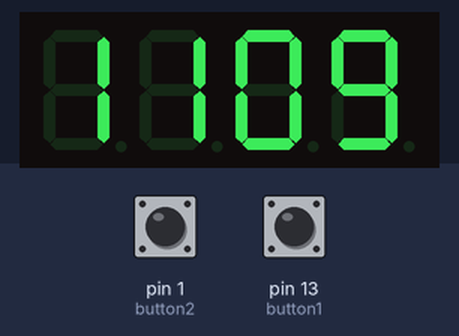
A sketch run on a simulated Arduino Uno, built with avr-gcc and run on an emulated ATmega328P. Parts: 4-digit seven-segment display. Wiring (inferred from the names in the program): 4-digit 7-segment display, segments lit when LOW: segments pin 2, pin 3, pin 4, pin 5, pin 6, pin 7, pin 8; digit selects pin 12, pin 11, pin 10, pin 9. Inputs (shaded band) come from the test bench; at power-on: pin 13 (button1) LOW, pin 1 (button2) LOW. The segment pins are drawn as the display they are named for.

Above: at 1.2 s.
1.3 s: pin 13 (button1) pulled HIGH for 1 s
At 3.5 s:
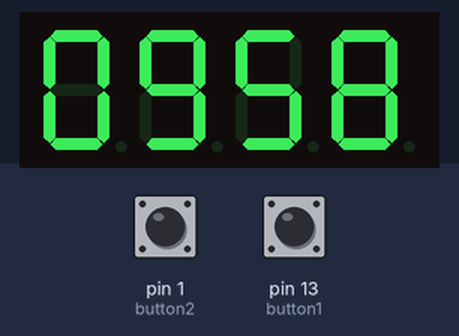
3.8 s: pin 13 (button1) pulled HIGH for 0.15 s
At 4.8 s:
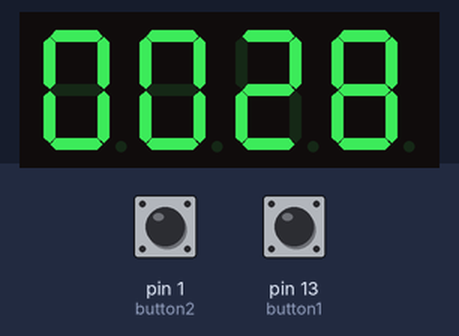
Timing chart, 0 to 6.8 s (numbered marks = the images above; inputs shaded):
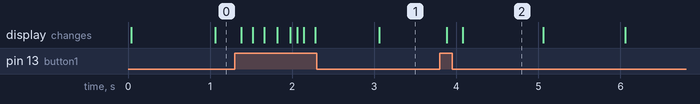

The sketch:

clock_timer.ino
```cpp
// For interrupt timer
int timer1_counter;

int button1 = 13;
int button2 = 1;

int val1 = 0;
int val2 = 0;
int secondsOverload = 0;

// Giving all of the 7-Segment-Array pin numbers
// For easier code reading
int a = 2;
int b = 3;
int c = 4;
int d = 5;
int e = 6;
int f = 7;
int g = 8;

// For button
int dMode = 0;
long button1Timer = 0;
boolean bTimer1 = LOW;
long buttonDelay = 150;

// Our array with numbers to show on the 7-Segment-Display
  int dtabNums[4] = {1,1,1,1};

// Tab which digits are which pins
  int dtabDigit[4] = {12,11,10,9};

// Also, we need to know which one to activate now
int digitOn = 0;

void setup() {

  // Settings for timer interrupt
 // initialize timer1
  noInterrupts();           // disable all interrupts
  TCCR1A = 0;
  TCCR1B = 0;
  TCNT1 = 0;

  OCR1A = 15624;
  TCCR1B |= (1 << WGM12);

  TCCR1B |= (1 << CS12) | (1 << CS10);
  TIMSK1 |= (1 << OCIE1A);


  // Pins for selecting which digit is displayed
  pinMode(12, OUTPUT);
  pinMode(11, OUTPUT);
  pinMode(10, OUTPUT);
  pinMode(9, OUTPUT);

  // Our outputs for specific 7-segment fragments
  pinMode(a, OUTPUT);
  pinMode(b, OUTPUT);
  pinMode(c, OUTPUT);
  pinMode(d, OUTPUT);
  pinMode(e, OUTPUT);
  pinMode(f, OUTPUT);
  pinMode(g, OUTPUT);

  // Button
  pinMode(button1, INPUT);
  pinMode(button2, INPUT);

  interrupts();             // enable all interrupts
}

void loop() {

  // Read buttons
  val1 = digitalRead(button1);
  val2 = digitalRead(button2);

  // If button pressed
  if(val1 == HIGH){

    if((millis() - button1Timer) > buttonDelay){
      bTimer1 = LOW;
      button1Timer = millis();
    }

    if(bTimer1 == LOW){
      bTimer1 = HIGH;
      dMode++;
      setTimer();
      changeTime();
      secondsOverload = 0;
    }
  }

  if(val2 == HIGH){
      // Another button usage! Unused!
  }

  // --------- Drawing Logic -----------\\
  // If last digit was displayed, back to the first
  if(digitOn > 3) digitOn = 0;

  // enable x digit, its incremented each loop
   digitalWrite(dtabDigit[digitOn], HIGH);

 // Change our array with time (hour/minutes or minutes/seconds)
 // we are changing it to output combinations
 // And of course we are using current digit for the number from array.
   changeNumbersToPins(dtabNums[digitOn]);

 // We delay 5 miliseconds, to be able to see all 4 numbers.
 // If we use higher value, we will see flickering
   delay(5);

 // After that, disable the digit, to show next number on next digit.
   digitalWrite(dtabDigit[digitOn], LOW);

    // Here is the logic for timer
    // Good luck reading it

  // We display next digit in next cycle.
  // Not sure if we wont need to check for specific time.
  digitOn++;
}


// Function for changing number to its output combination
// So it transformes 0 to 0000001-0
// Additional zero is for the LFD039BSR-109 7-segment-display,
// it uses additional pin, for e segment of first digit
// Zeroes are ON, cause its common anode display

void changeNumbersToPins(int n){
  switch(n){
    case 0:
    digitalWrite(a, LOW);
    digitalWrite(b, LOW);
    digitalWrite(c, LOW);
    digitalWrite(d, LOW);
    digitalWrite(e, LOW);
    digitalWrite(f, LOW);
    digitalWrite(g, HIGH);
    break;

    case 1:
    digitalWrite(a, HIGH);
    digitalWrite(b, LOW);
    digitalWrite(c, LOW);
    digitalWrite(d, HIGH);
    digitalWrite(e, HIGH);
    digitalWrite(f, HIGH);
    digitalWrite(g, HIGH);
    break;

    case 2:
    digitalWrite(a, LOW);
    digitalWrite(b, LOW);
    digitalWrite(c, HIGH);
    digitalWrite(d, LOW);
    digitalWrite(e, LOW);
    digitalWrite(f, HIGH);
    digitalWrite(g, LOW);
    break;

    case 3:
    digitalWrite(a, LOW);
    digitalWrite(b, LOW);
    digitalWrite(c, LOW);
    digitalWrite(d, LOW);
    digitalWrite(e, HIGH);
    digitalWrite(f, HIGH);
    digitalWrite(g, LOW);
    break;

    case 4:
    digitalWrite(a, HIGH);
    digitalWrite(b, LOW);
    digitalWrite(c, LOW);
    digitalWrite(d, HIGH);
    digitalWrite(e, HIGH);
    digitalWrite(f, LOW);
    digitalWrite(g, LOW);
    break;

    case 5:
    digitalWrite(a, LOW);
    digitalWrite(b, HIGH);
    digitalWrite(c, LOW);
    digitalWrite(d, LOW);
    digitalWrite(e, HIGH);
    digitalWrite(f, LOW);
    digitalWrite(g, LOW);
    break;

    case 6:
    digitalWrite(a, LOW);
    digitalWrite(b, HIGH);
    digitalWrite(c, LOW);
    digitalWrite(d, LOW);
    digitalWrite(e, LOW);
    digitalWrite(f, LOW);
    digitalWrite(g, LOW);
    break;

    case 7:
    digitalWrite(a, LOW);
    digitalWrite(b, LOW);
    digitalWrite(c, LOW);
    digitalWrite(d, HIGH);
    digitalWrite(e, HIGH);
    digitalWrite(f, HIGH);
    digitalWrite(g, HIGH);
    break;

    case 8:
    digitalWrite(a, LOW);
    digitalWrite(b, LOW);
    digitalWrite(c, LOW);
    digitalWrite(d, LOW);
    digitalWrite(e, LOW);
    digitalWrite(f, LOW);
    digitalWrite(g, LOW);
    break;

    case 9:
    digitalWrite(a, LOW);
    digitalWrite(b, LOW);
    digitalWrite(c, LOW);
    digitalWrite(d, LOW);
    digitalWrite(e, HIGH);
    digitalWrite(f, LOW);
    digitalWrite(g, LOW);
    break;

    default:
    digitalWrite(a, HIGH);
    digitalWrite(b, HIGH);
    digitalWrite(c, HIGH);
    digitalWrite(d, HIGH);
    digitalWrite(e, HIGH);
    digitalWrite(f, HIGH);
    digitalWrite(g, HIGH);
    break;
  }
}


  ISR(TIMER1_COMPA_vect)      // interrupt service routine
{
  TCNT1 = timer1_counter;   // preload timer

  // Odejmuje jeden od ostatniej cyfry, jezeli spadlem ponizej 0 to robie z niej 9, a odejmuje jeden od dziesiątek
  // Jeżeli dziesiątki są == 0 to skoncz liczenie

  changeTime();
}

void setTimer(){
  switch(dMode){

        case 1:
          dtabNums[0] = 0;
          dtabNums[1] = 1;
          dtabNums[2] = 0;
          dtabNums[3] = 0;

        break;

        case 2:
          dtabNums[0] = 0;
          dtabNums[1] = 1;
          dtabNums[2] = 3;
          dtabNums[3] = 0;
        break;

        case 3:

          dtabNums[0] = 0;
          dtabNums[1] = 2;
          dtabNums[2] = 0;
          dtabNums[3] = 0;
        break;

        case 4:

          dtabNums[0] = 0;
          dtabNums[1] = 3;
          dtabNums[2] = 0;
          dtabNums[3] = 0;
        break;

        case 5:

          dtabNums[0] = 0;
          dtabNums[1] = 4;
          dtabNums[2] = 0;
          dtabNums[3] = 0;
        break;

        case 6:

          dtabNums[0] = 0;
          dtabNums[1] = 5;
          dtabNums[2] = 0;
          dtabNums[3] = 0;
        break;

        case 7:
          dtabNums[0] = 1;
          dtabNums[1] = 0;
          dtabNums[2] = 0;
          dtabNums[3] = 0;
        break;

        case 8:
          dMode = 0;
          dtabNums[0] = 0;
          dtabNums[1] = 0;
          dtabNums[2] = 3;
          dtabNums[3] = 0;
        break;
      }
}

void changeTime(){
  if(dtabNums[3] != 0){
    dtabNums[3]--;
  }
  else
  if(dtabNums[3] == 0){
    if(dtabNums[2]!=0){
      dtabNums[2]--;
      dtabNums[3] = 9;
      }
    else
    if(dtabNums[2] == 0){
       if(dtabNums[1]!=0){
          dtabNums[1]--;
          dtabNums[2] = 5;
          dtabNums[3] = 9;
        }
     else
        if(dtabNums[1] == 0){
          if(dtabNums[0] != 0){
            dtabNums[0]--;
            dtabNums[1] = 9;
            dtabNums[2] = 5;
            dtabNums[3] = 9;
          }
        else
          if(dtabNums[0] == 0){
            //BOOM!
            noInterrupts();
          }
        }
      }
    }
}
```

Measured:
- what the display in image 2 shows lasts 1.0 s, from 4.1 s to 5.1 s
